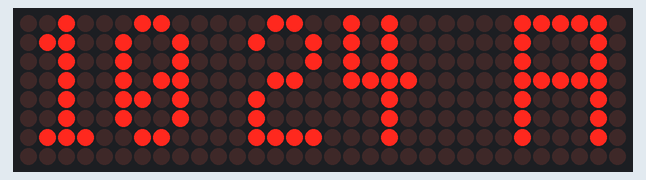
This sketch was run on a simulated ESP8266 (NodeMCU). Parts: 32×8 LED matrix. WiFi joins after 1.5 s; servers stay silent unless stated; network time is answered at once with the bench clock; the local clock reads 2024-03-15 10:24:30 at power-on unless the sketch sets it; what the sketch prints to the serial monitor is not drawn.

Above: at 1.7 s.
At 10.6 s:
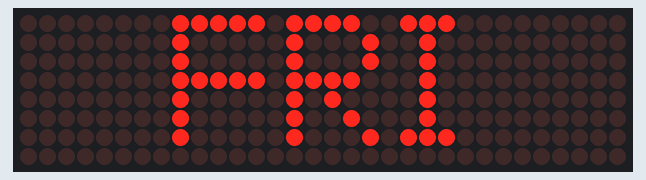
At 11.6 s:
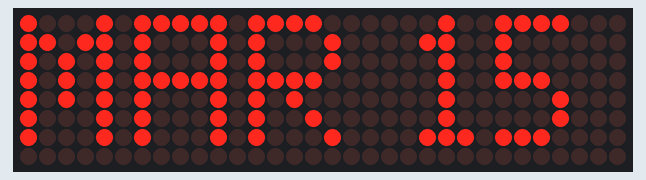
At 12.6 s:
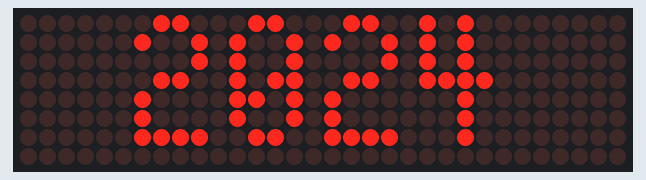
At 24.6 s:
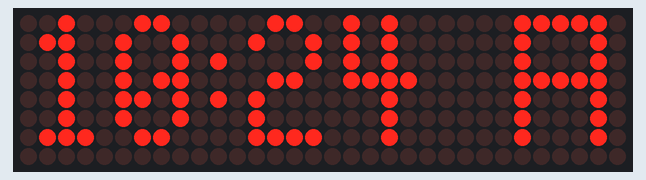
At 38.6 s:
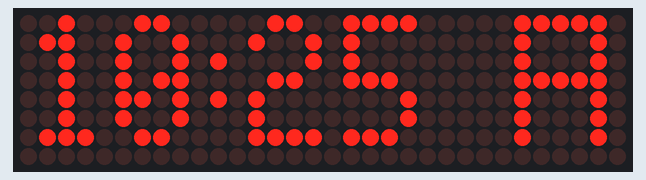

Measured:
- what the display in image 0 shows lasts 0.9 s, from 1.7 s to 2.6 s
- what the display in image 1 shows lasts 1.0 s, from 10.6 s to 11.6 s

The sketch:

GMK_DOT_MATRIX_NTP-CLOCK.ino
```cpp
#include <ESP8266WiFi.h>
#include <MD_Parola.h>
#include <MD_MAX72xx.h>

#include "GMK_Font_Data.h"
#include "GMK_TIME.h"

#define HARDWARE_TYPE MD_MAX72XX::FC16_HW //PAROLA_HW
#define MAX_ZONES 1
#define ZONE_SIZE 4
#define MAX_DEVICES (MAX_ZONES * ZONE_SIZE)

#define ZONE_  0

#define  CLK_PIN  D5
#define DATA_PIN  D7
#define CS_PIN    D8

#define SPEED_TIME  75
#define PAUSE_TIME  0

#define MAX_MESG  200

const char *ssid     = "your ssid";
const char *password = "your password";

MD_Parola P = MD_Parola(HARDWARE_TYPE, CS_PIN, MAX_DEVICES);
bool invertUpperZone = false;
char  szTime[MAX_MESG];

void setup(void)
{
  Serial.begin(115200);

  WiFi.begin(ssid, password);
  while (WiFi.status() != WL_CONNECTED) {
    delay(500);
    Serial.print(".");
  }

  invertUpperZone = (HARDWARE_TYPE == MD_MAX72XX::FC16_HW);

  P.begin(MAX_ZONES);
  P.setZone(ZONE_, 0, ZONE_SIZE );
  P.setFont(GMK_Custom);

  P.setCharSpacing(P.getCharSpacing() * 1);

  if (invertUpperZone)
  {
    P.displayZoneText(ZONE_, szTime, PA_LEFT, SPEED_TIME, PAUSE_TIME, PA_PRINT, PA_NO_EFFECT);
  }
}

void loop(void)
{
  static uint32_t  xTime = 60;  // millis() memory
  static uint32_t	lastTime = 0; // millis() memory
  static bool	flasher = false;  // seconds passing flasher

  P.displayAnimate();

  if (P.getZoneStatus(ZONE_))
  {
    if (millis() - lastTime >= 1000)
    {
      lastTime = millis();
      getTime(szTime, flasher);
      flasher = !flasher;
      P.displayReset();
      P.synchZoneStart();
    }
  }
}
```

GMK_TIME.h
```cpp
#include <WiFiUdp.h>
#include <ESP8266WiFi.h>
#include "NTPClient.h"

#ifndef GMK_TIME_H
#define GMK_TIME_H

const long utcOffsetInSeconds = 28800; // google it according to your country

WiFiUDP ntpUDP;
NTPClient timeClient(ntpUDP, "pool.ntp.org", utcOffsetInSeconds, 6000);

void getTime(char *psz, bool f = true)
{

  //Serial.begin(9600);

  timeClient.begin();

  while (!timeClient.update()) {
    timeClient.forceUpdate();
  }

  /////////////////////////////////////////////////////////////

  char *am = "  A";
  char *pm = "  P";

  /////////////////////////////////////////////////////////////

  char *jan = "JAN";
  char *feb = "FEB";
  char *mar = "MAR";
  char *apr = "APR";
  char *may = "MAY";
  char *jun = "JUN";
  char *jul = "JUL";
  char *aug = "AUG";
  char *sep = "SEP";
  char *oct = "OCT";
  char *nov = "NOV";
  char *dec = "DEC";

  /////////////////////////////////////////////////////////////
  // MONTH
  /////////////////////////////////////////////////////////////

  char *mon_ = "   MON";
  char *tue = "    TUE";
  char *wed = "    WED";
  char *thu = "    THU";
  char *fri = "    FRI";
  char *sat = "    SAT";
  char *sun = "    SUN";

  /////////////////////////////////////////////////////////////
  // FOR SPACING CHAR
  /////////////////////////////////////////////////////////////

  char *y = "   ";

  uint16_t  h, m, s, day_, month_, year_, date_;

  month_ = timeClient.getMonth();
  //Serial.println(month_);

  day_ = timeClient.getDay();
  //Serial.println(day_);

  year_ = timeClient.getYear();
  //Serial.println(year_);

  date_ = timeClient.getDate();
  //Serial.println(date_);

  h = timeClient.getHours();
  m = timeClient.getMinutes();
  s = timeClient.getSeconds();


  if (h > 12)
  {
    h = h - 12;
    sprintf(psz, "%02d%c%02d%s", h, (f ? ':' : ' '), m, pm);

    if (h == 0)
    {
      h = 12;
      sprintf(psz, "%02d%c%02d%s", h, (f ? ':' : ' '), m, pm);
    }
  }
  else
  {
    if (h == 0)
    {
      h = 12;
    }
    sprintf(psz, "%02d%c%02d%s", h, (f ? ':' : ' '), m, am);
  }

  /////////////////////////////////////////////////////////////

  if (s == 10 || s == 40)
  {
    if (day_ == 0)
    {
      sprintf(psz, "%s", sun);
    }
    if (day_ == 1)
    {
      sprintf(psz, "%s", mon_);
    }
    if (day_ == 2)
    {
      sprintf(psz, "%s", tue);
    }
    if (day_ == 3)
    {
      sprintf(psz, "%s", wed);
    }
    if (day_ == 4)
    {
      sprintf(psz, "%s", thu);
    }
    if (day_ == 5)
    {
      sprintf(psz, "%s", fri);
    }
    if (day_ == 6)
    {
      sprintf(psz, "%s", sat);
    }
  }

  /////////////////////////////////////////////////////////////

  if (s == 11 || s == 41)
  {
    if (month_ == 1)
    {
      sprintf(psz, "%s %d", jan, date_);
    }
    if (month_ == 2)
    {
      sprintf(psz, "%s %d", feb, date_);
    }
    if (month_ == 3)
    {
      sprintf(psz, "%s %d", mar, date_);
    }
    if (month_ == 4)
    {
      sprintf(psz, "%s %d", apr, date_);
    }
    if (month_ == 5)
    {
      sprintf(psz, "%s %d", may, date_);
    }
    if (month_ == 6)
    {
      sprintf(psz, "%s", jun, date_);
    }
    if (month_ == 7)
    {
      sprintf(psz, "%s %d", jul, date_);
    }
    if (month_ == 8)
    {
      sprintf(psz, "%s %d", aug, date_);
    }
    if (month_ == 9)
    {
      sprintf(psz, "%s %d", sep, date_);
    }
    if (month_ == 10)
    {
      sprintf(psz, "%s %d", oct, date_);
    }
    if (month_ == 11)
    {
      sprintf(psz, "%s %d", nov, date_);
    }
    if (month_ == 12)
    {
      sprintf(psz, "%s %d", dec, date_);
    }
  }

  /////////////////////////////////////////////////////////////

  if (s == 12 || s == 42)
  {
    sprintf(psz, "%s%4d", y, year_);
  }
}
#endif
```

Source omitted: GMK_Font_Data.h (data table, 5074 bytes)
